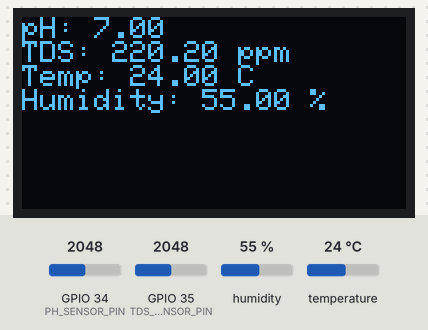
Bench run of a sketch on a simulated ESP32. Parts: 128×64 one-colour display. Inputs (shaded band) come from the test bench; at power-on: humidity 55 %, GPIO 35 (TDS_SENSOR_PIN) = 2048, temperature 24 °C, GPIO 34 (PH_SENSOR_PIN) = 2048. What the sketch prints to the serial monitor is not drawn.

Above: at 3.2 s.
3.3 s: humidity set to 22 %
At 4.5 s:
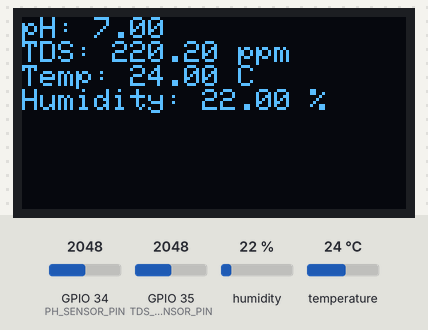
6.0 s: GPIO 35 (TDS_SENSOR_PIN) set to 2866
At 7.2 s:
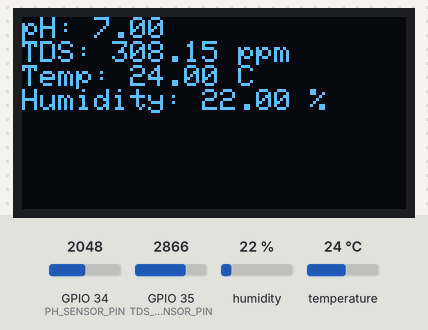
8.7 s: temperature set to 12 °C
At 11.3 s:
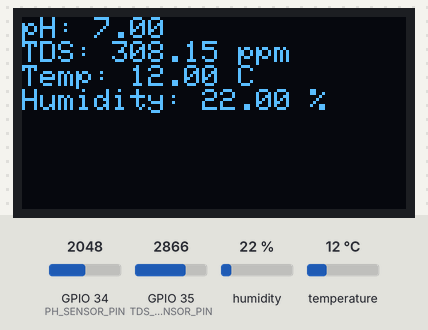
11.7 s: GPIO 35 (TDS_SENSOR_PIN) set to 3972
At 12.8 s:
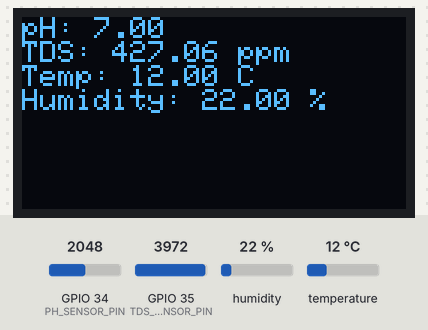
14.4 s: humidity set to 40 %
At 16.9 s:
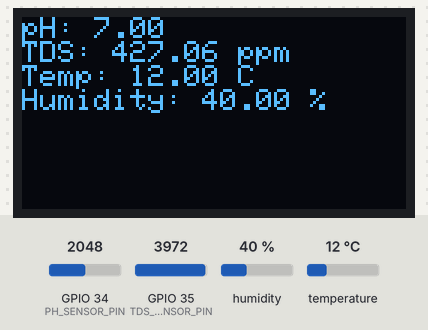
17.8 s: GPIO 35 (TDS_SENSOR_PIN) set to 1228
At 19.6 s:
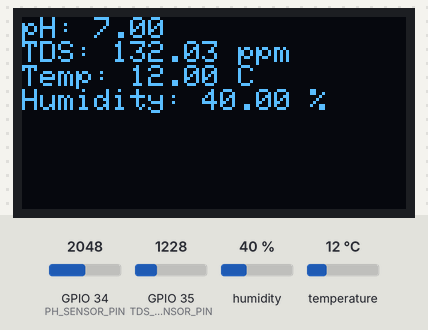
Timing chart, 0 to 21.1 s (numbered marks = the images above; inputs shaded):
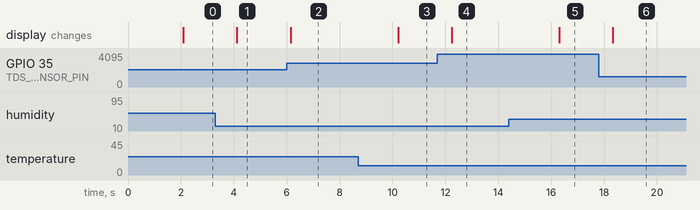

The sketch:

sensors.ino
```cpp
#include <Wire.h>
#include <Adafruit_GFX.h>
#include <Adafruit_SSD1306.h>
#include <DHT.h>

// OLED display settings
#define SCREEN_WIDTH 128
#define SCREEN_HEIGHT 64
#define OLED_RESET -1
Adafruit_SSD1306 display(SCREEN_WIDTH, SCREEN_HEIGHT, &Wire, OLED_RESET);

// Pin definitions
#define PH_SENSOR_PIN 34
#define TDS_SENSOR_PIN 35
#define DHT_PIN 4
#define DHT_TYPE DHT22

DHT dht(DHT_PIN, DHT_TYPE);

void setup() {
  Serial.begin(115200);
  dht.begin();

  // Initialize OLED display
  if (!display.begin(SSD1306_SWITCHCAPVCC, 0x3C)) {
    Serial.println("SSD1306 OLED initialization failed.");
    while (true); // Stop here if OLED not found
  }

  display.clearDisplay();
  display.setTextSize(1);
  display.setTextColor(WHITE);
  display.setCursor(0, 0);
  display.println("Starting sensors...");
  display.display();
  delay(2000);
}

void loop() {
  // 🌡 DHT22 readings
  float temperature = dht.readTemperature();
  float humidity = dht.readHumidity();
  if (isnan(temperature) || isnan(humidity)) {
    temperature = 0.0;
    humidity = 0.0;
  }

  // ⚗ pH reading (still hardcoded)
  int phRaw = analogRead(PH_SENSOR_PIN);
  float pH = 7.0;  // Set constant for now due to 4095 raw value issue

  // 💧 TDS reading
  int tdsRaw = analogRead(TDS_SENSOR_PIN);
  float tdsVoltage = (tdsRaw / 4095.0) * 3.3;
  float tds = (tdsVoltage * 133.42);  // Simplified conversion factor
  if (tds < 10) tds = 0;              // Ignore very low readings as noise

  // Send data in the format expected by the server
  Serial.print("T:");
  Serial.print(temperature, 2);
  Serial.print(",H:");
  Serial.print(humidity, 2);
  Serial.print(",pH:");
  Serial.print(pH, 2);
  Serial.print(",TDS:");
  Serial.println(tds, 2);

  // 🖥 OLED Display
  display.clearDisplay();
  display.setCursor(0, 0);
  display.print("pH: "); display.println(pH, 2);
  display.print("TDS: "); display.print(tds, 2); display.println(" ppm");
  display.print("Temp: "); display.print(temperature, 2); display.println(" C");
  display.print("Humidity: "); display.print(humidity, 2); display.println(" %");
  display.display();

  delay(2000);
}
```

Measured:
- after the input at 3.3 s, the display: changes after 0.82 s (image 1)
- after the input at 6.0 s, the display: changes after 0.15 s (image 2)
- after the input at 8.7 s, the display: changes after 1.5 s (image 3)
- after the input at 11.7 s, the display: changes after 0.54 s (image 4)
- after the input at 14.4 s, the display: changes after 1.9 s (image 5)
- after the input at 17.8 s, the display: changes after 0.54 s (image 6)
